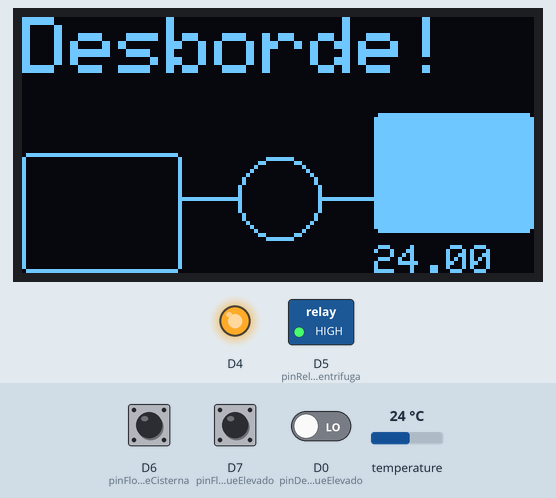
Simulated run of this program. Board: ESP8266 (NodeMCU). Shown: 128×64 one-colour display, switched loads named in the program (green lamp = pin HIGH), output pins drawn as LEDs (lit = HIGH). The test bench sets the inputs (shaded band); at power-on: D7 (pinFlotanteTanqueElevado) HIGH, D0 (pinDesbordeTanqueElevado) LOW, D6 (pinFlotanteTanqueCisterna) HIGH, temperature 24 °C. WiFi joins after 1.5 s; servers stay silent unless stated; no MQTT or app messages arrive unless stated; what the program prints to the serial monitor is not drawn.

Above: at 4.7 s.
4.8 s: D7 (pinFlotanteTanqueElevado) pulled LOW for 0.15 s
At 4.96 s:
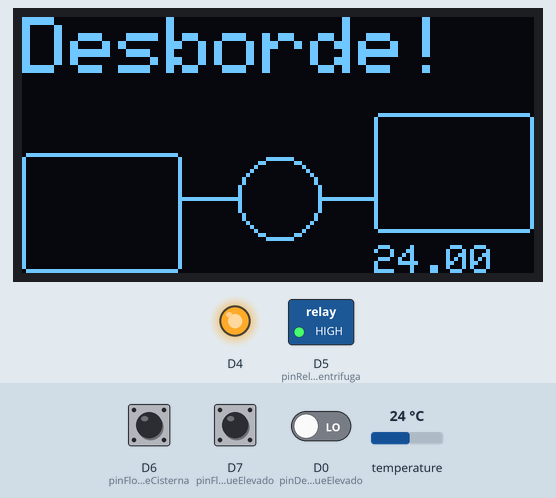
8.7 s: D0 (pinDesbordeTanqueElevado) driven HIGH
At 10.2 s:
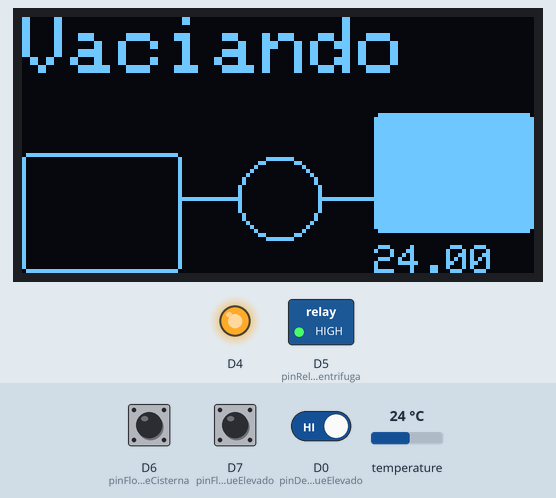
12.5 s: D6 (pinFlotanteTanqueCisterna) pulled LOW for 0.15 s
At 12.65 s:
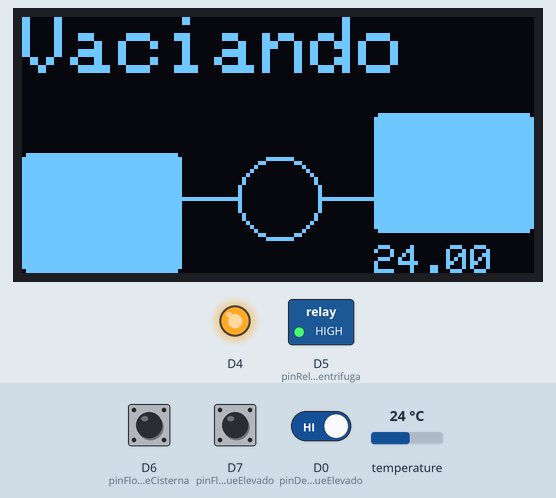
14.2 s: D7 (pinFlotanteTanqueElevado) pulled LOW for 1 s
At 14.6 s:
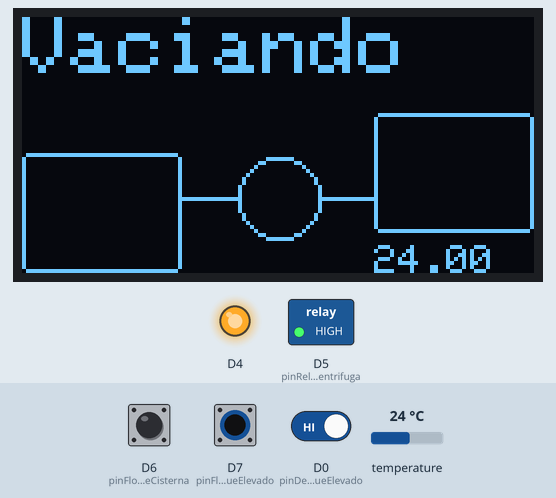
16.7 s: D6 (pinFlotanteTanqueCisterna) pulled LOW for 3.2 s
At 17.5 s:
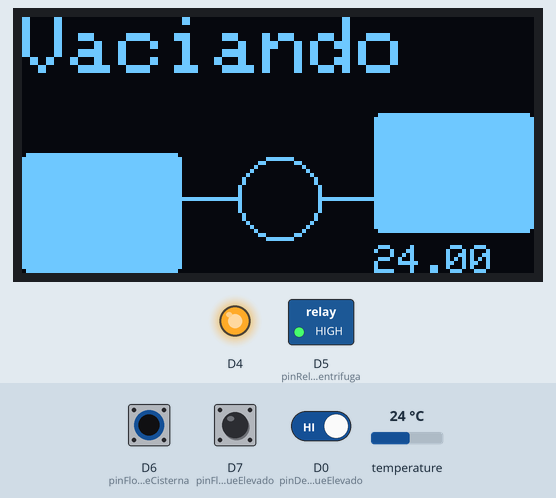
21.4 s: D7 (pinFlotanteTanqueElevado) pulled LOW for 3.2 s
At 22.3 s:
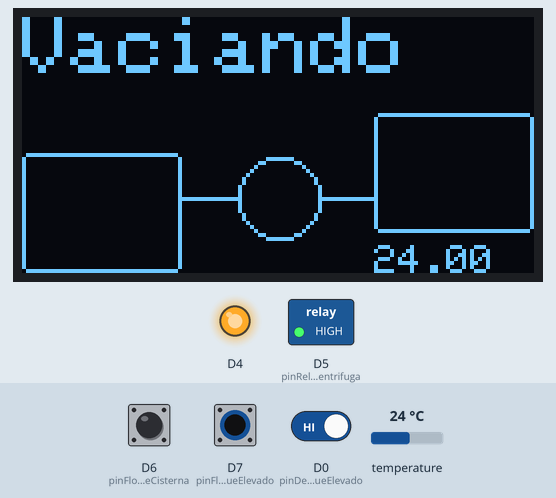
Timing chart, 0 to 26.2 s (numbered marks = the images above; inputs shaded):
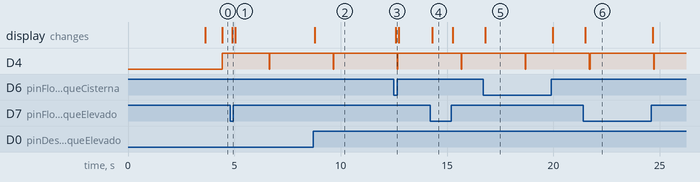

The program:

main.cpp
```cpp
// (licence header left out)
#include <Arduino.h>                // https://github.com/arduino/ArduinoCore-avr
#include <ESP8266WiFi.h>            // https://github.com/esp8266/Arduino
#include <WiFiManager.h>            // https://github.com/tzapu/WiFiManager/tree/development
#include <PubSubClient.h>           // https://github.com/knolleary/pubsubclient
#include <ArduinoJson.h>            // https://github.com/bblanchon/ArduinoJson
#include <OneWire.h>                // https://github.com/PaulStoffregen/OneWire
#include <DallasTemperature.h>      // https://github.com/milesburton/Arduino-Temperature-Control-Library
#include <Bounce2.h>                // https://github.com/thomasfredericks/Bounce2
#include <Adafruit_GFX.h>           // https://github.com/adafruit/Adafruit-GFX-Library
#include <Adafruit_SSD1306.h>       // https://github.com/adafruit/Adafruit_SSD1306
#include <Adafruit_I2CDevice.h>     // https://github.com/adafruit/Adafruit_BusIO/blob/master/Adafruit_I2CDevice.h
#include "mqtt.configuration.h"     // MQTT file configuration.


// ========== Inicio zona de parametrización del WaterTankController =============================

const unsigned int tiempoReporteMQTTBroker = 30000; // Tiempo de reporte al Broker MQTT.
const unsigned int timepoMaximoBombaEncendida = 420000; // Tiempo máximo en que la Bomba Centrífuga estará encendida (7 minutos).
const unsigned int timepoEntreEncendidosBomba = 600000; // Tiempo permitido entre encendidos de la Bomba Centrífuga (10 minutos).

unsigned int ledBlinkONInterval = 50; // Tiempo de ON de Led Blink.
unsigned int ledBlinkOFFInterval = 3000; // Tiempo de OFF de Led Blink.

const int oneWirePin = 10; // Data wire is plugged into pin 10 on the NodemCu.
const int pinFlotanteTanqueCisterna = D6; // Pin control del flotnte del tanque cisterna.
const int pinFlotanteTanqueElevado = D7; // Pin control del flotante del tanque elevado.
const int pinDesbordeTanqueElevado = D0; // Pin control del sensor de desborde del tanque elevado.
const int pinRelayBombaCentrifuga = D5; // Pin control Relay del Contactor.

#define SCREEN_WIDTH 128 // OLED display width, in pixels
#define SCREEN_HEIGHT 64 // OLED display height, in pixels

// ========== Fin zona de parametrización del WaterTankController ================================

// Estados del Sistema
#define LLENANDO  0
#define VACIANDO 1

WiFiManager wm;
WiFiClient espClient;
PubSubClient client(espClient);
Bounce flotanteTanqueElevado = Bounce();
Bounce desbordeTanqueElevado = Bounce();
Bounce flotanteTanqueCisterna = Bounce();
OneWire oneWireBus(oneWirePin);
DallasTemperature ds18b20(&oneWireBus);
Adafruit_SSD1306 display(SCREEN_WIDTH, SCREEN_HEIGHT, &Wire, -1);

const char* mqtt_user = MQTT_USER;
const char* mqtt_password = MQTT_PASSWORD;
const char* mqtt_topic = MQTT_TOPIC;
const char* mqtt_clientId = MQTT_CLIENTID;
IPAddress mqtt_server_ip(MQTT_SERVER_IP);
int mqtt_server_port = MQTT_SERVER_PORT;

bool ledState = HIGH;
bool nivelTanqueElevado, estadoDesbordeTanqueElevado, nivelTanqueCisterna, estadoBombaCentrifuga;
byte estado = VACIANDO;
byte DeviceHeapFragmentation;
float temperature;
unsigned int signalQuality, DeviceFreeHeap, i;
unsigned long currentTime, previousReporteMQTTBroker, previousTiempoBombaEncendida, ultimoEncendidoBomba, previousTime4, previousTime5, DeviceUptime;
String DeviceResetReason;

// Helper functions declarations
void reconnect();
void ReadSensors();
void ReadWiFiSignalLevel();
void callback(char* p_topic, byte* p_payload, unsigned int p_length);
void ledBlink();
void PublishData();
bool readFlotanteTanqueElevado();
bool readDesbordeTanqueElevado();
bool readFlotanteTanqueCisterna();
bool readEstadoBombaCentrifuga();
void setBombaCentrifuga (bool Switch);
void updateDisplay();
void readESPInfo ();

void setup() {
  WiFi.mode(WIFI_STA); // explicitly set mode, esp defaults to STA+AP
  Serial.begin(115200);

  if(!display.begin(SSD1306_SWITCHCAPVCC, 0x3C)) { // Address 0x3C for 128x64
    Serial.println(F("SSD1306 allocation failed"));
    for(;;);
  }
  delay(2000);
  display.clearDisplay();
  display.setTextSize(2);
  display.setTextColor(WHITE);

  ds18b20.begin(); // Inicializo el Sensor DS18B20.
  ds18b20.setResolution(12);

  //reset settings - wipe credentials for testing
  //wm.resetSettings();

  wm.setConfigPortalBlocking(false);

  //automatically connect using saved credentials if they exist
  //If connection fails it starts an access point with the specified name
  if(wm.autoConnect("WaterTankController")){
    Serial.println("Connected to WiFi!");
  }
  else {
    Serial.println("Configportal running");
  }

  client.setServer(mqtt_server_ip, mqtt_server_port);
  client.setCallback(callback);

  pinMode(LED_BUILTIN, OUTPUT); // Uses LED_BUILTIN to find the pin with the internal LED

  flotanteTanqueElevado.attach(pinFlotanteTanqueElevado, INPUT_PULLUP); // Attach the debouncer to a pin with INPUT_PULLUP mode
  flotanteTanqueElevado.interval(50); // // Use a debounce interval of 50 milliseconds
  desbordeTanqueElevado.attach(pinDesbordeTanqueElevado, INPUT_PULLDOWN_16); // Attach the debouncer to a pin with INPUT_PULLUP mode
  desbordeTanqueElevado.interval(50); // // Use a debounce interval of 50 milliseconds
  flotanteTanqueCisterna.attach(pinFlotanteTanqueCisterna, INPUT_PULLUP); // Attach the debouncer to a pin with INPUT_PULLUP mode
  flotanteTanqueCisterna.interval(50); // // Use a debounce interval of 50 milliseconds
  pinMode(pinRelayBombaCentrifuga, OUTPUT); // Rele Contactor Bomba Centrifuga
  digitalWrite(pinRelayBombaCentrifuga, HIGH); // Inicializamos el Rele de la Bomba Centrifuga como APAGADA.

  temperature = 0;
  signalQuality = 0;
  previousReporteMQTTBroker = millis();
  previousTiempoBombaEncendida = millis();
  ultimoEncendidoBomba = millis();
  previousTime4 = millis();
  previousTime5 = millis();
  i = 500;
}

void loop() {
  wm.process();

  if (!client.connected() && (WiFi.status() == WL_CONNECTED) && (i >= 500))
  {
    reconnect();
    i = 0;
  }
  i++;

  client.loop();

  // Leemos los estados de los Tanques.
  nivelTanqueElevado = readFlotanteTanqueElevado();
  estadoDesbordeTanqueElevado = readDesbordeTanqueElevado();
  nivelTanqueCisterna = readFlotanteTanqueCisterna();
  estadoBombaCentrifuga = readEstadoBombaCentrifuga();
  // Actualizamos el Display.
  updateDisplay();

  currentTime = timepoEntreEncendidosBomba + millis();

  if ((nivelTanqueElevado == 0) && (estadoDesbordeTanqueElevado == 1) && (nivelTanqueCisterna == 0) && (currentTime - previousTiempoBombaEncendida <= timepoMaximoBombaEncendida) && (currentTime - ultimoEncendidoBomba >= timepoEntreEncendidosBomba)) // Situación de encendido de Bomba Centrífuga.
    {
      if (estado == VACIANDO)
      {
        setBombaCentrifuga (true); // Encedemos la Bomba Centrifuga.
        estado = LLENANDO;
      }
    } else
    {
      previousTiempoBombaEncendida = currentTime;
      if (estado == LLENANDO)
      {
        setBombaCentrifuga (false); // Apagamos la Bomba Centrifuga.
        ultimoEncendidoBomba = currentTime;
        estado = VACIANDO;
      }
    }

  if (currentTime - previousReporteMQTTBroker >= tiempoReporteMQTTBroker) // Timer1 para el reporte de "KEEP-ALIVE" al Broker.
  {
    ReadSensors();
    ReadWiFiSignalLevel();
    readESPInfo();
    PublishData();
    previousReporteMQTTBroker = currentTime;
  }
  ledBlink();

}

bool readFlotanteTanqueElevado()
{
  flotanteTanqueElevado.update();
  bool temp = flotanteTanqueElevado.read();
  return temp;
}

bool readDesbordeTanqueElevado()
{
  desbordeTanqueElevado.update();
  bool temp = desbordeTanqueElevado.read();
  return temp;
}

bool readFlotanteTanqueCisterna()
{
  flotanteTanqueCisterna.update();
  bool temp = flotanteTanqueCisterna.read();
  return temp;
}

bool readEstadoBombaCentrifuga()
{
  bool temp;
  temp = digitalRead(pinRelayBombaCentrifuga);
  return temp;
}

void setBombaCentrifuga (bool Switch) // Función de encendido y apagado de la Bomba Centrífuga.
{
  if (Switch == true)
  {
    digitalWrite(pinRelayBombaCentrifuga, LOW); // Encedemos la Bomba Centrifuga.
  }
  else
  {
    digitalWrite(pinRelayBombaCentrifuga, HIGH); // Apagamos la Bomba Centrifuga.
  }
}

//Function to connect to MQTT Broker.
void reconnect()
{
  // Loop until we're reconnected
  if (!client.connected()) {
    Serial.print("Attempting MQTT connection...");
    // Attempt to connect
    if (client.connect(mqtt_clientId, mqtt_user, mqtt_password)) {
      Serial.println("Connected to MQTT Broker!");
    } else {
      Serial.print("Failed to connect to MQTT Broker, rc=");
      Serial.println(client.state());
    }
  }
}

// Función para la lectura de los sensores de NodeMCU.
void ReadSensors()
{
  ds18b20.requestTemperatures(); // Send the command to get temperatures
  temperature = ds18b20.getTempCByIndex(0);
}

void updateDisplay()
{
  display.clearDisplay();

 // Parseo el estado del Desborde del Tanque Elevado.
  if (estadoDesbordeTanqueElevado == LOW)
  {
    display.setCursor(0, 0);
    display.setTextSize(2);
    display.println("Desborde!");
  } else if (estado == 0) // Parseo el estado del sistema
  {
    display.setCursor(0, 0);
    display.setTextSize(2);
    display.println("Llenando");
  } else if (estado == 1)
  {
    display.setCursor(0, 0);
    display.setTextSize(2);
    display.println("Vaciando");
  } else
  {
    display.setCursor(0, 0);
    display.setTextSize(2);
    display.println("Error!");
  }

  // Parseo el estado del Tanque Cisterna.
  if (nivelTanqueCisterna == HIGH)
  {
    display.drawRoundRect(0, 34, 40, 30, 2, WHITE);
  }
  else
  {
    display.fillRoundRect(0, 34, 40, 30, 2, WHITE);
  }

  // Parseo el estado de la Bomba Centrifuga.
  if (estadoBombaCentrifuga == HIGH)
  {
    display.drawCircle(64, 45, 10, WHITE);
  } else
  {
    display.fillCircle(64, 45, 10, WHITE);
  }

  // Parseo el estado del Tanque Elevado.
  if (nivelTanqueElevado == HIGH)
  {
    display.fillRoundRect(88, 24, 40, 30, 2, WHITE);
  } else
  {
    display.drawRoundRect(88, 24, 40, 30, 2, WHITE);
  }

  display.drawLine(40, 45, 54, 45, WHITE);
  display.drawLine(74, 45, 88, 45, WHITE);
  // Escribimos la temperatura
  display.setCursor(88, 57);
  display.setTextSize(1);
  display.println(temperature);
  display.display();
}

// Función para la lectura de la intensidad de Señal de NodeMCU.
void ReadWiFiSignalLevel()
{
  //Lectura de la intensidad de señal WiFi
   long rssi = WiFi.RSSI();
   // dBm to Signal Quality [%]:
    if(rssi <= -100)
        signalQuality = 0;
    else if(rssi >= -50)
        signalQuality = 100;
    else
        signalQuality = 2 * (rssi + 100);
}

void readESPInfo ()
{
  DeviceUptime = millis(); // Device Uptime
  DeviceResetReason = ESP.getResetReason(); // Returns a String containing the last reset reason in human readable format.
  DeviceFreeHeap = ESP.getFreeHeap(); // Returns the free heap size.
  DeviceHeapFragmentation = ESP.getHeapFragmentation(); // Returns the fragmentation metric (0% is clean, more than ~50% is not harmless)
}

// function called when a MQTT message arrived
void callback(char* p_topic, byte* p_payload, unsigned int p_length)
{
  // Esta funcion se ejecuta cuando recibimos un mensaje MQTT.
}

//  function called to blink the blue LED without delay.
void ledBlink() {
  if (ledState == LOW) {
    if (currentTime - previousTime4 >= ledBlinkONInterval)
    {
      previousTime4 = currentTime;
      ledState = HIGH;  // Note that this switches the LED *off*
      digitalWrite(LED_BUILTIN, ledState);
    }
  } else {
    if (currentTime - previousTime5 >= ledBlinkOFFInterval)
    {
      previousTime5 = currentTime;
      ledState = LOW;  // Note that this switches the LED *on*
      digitalWrite(LED_BUILTIN, ledState);
    }
  }
}

// function called to publish data to the Broker.
void PublishData()
{
  // create a JSON object
  StaticJsonDocument<256> doc;

  // Parseo el estado.
  if (estado == 0)
  {
    doc["estado"] = "Llenando";
  }else if (estado == 1)
  {
    doc["estado"] = "Vaciando";
  }else
  {
    doc["estado"] = "Error";
  }

  // Parseo el estado del Tanque Elevado.
  if (nivelTanqueElevado == HIGH)
  {
    doc["TE"] = "Lleno";
  }else
  {
    doc["TE"] = "Vacio";
  }

  // Parseo el estado del Desborde del Tanque Elevado.
  if (estadoDesbordeTanqueElevado == LOW)
  {
    doc["D"] = "true";
  }else
  {
    doc["D"] = "false";
  }

  // Parseo el estado del Tanque Cisterna.
  if (nivelTanqueCisterna == HIGH)
  {
    doc["TC"] = "Vacio";
  }else
  {
    doc["TC"] = "Lleno";
  }

  // Parseo el estado de la Bomba Centrifuga.
  if (estadoBombaCentrifuga == HIGH)
  {
    doc["BC"] = "off";
  }else
  {
    doc["BC"] = "on";
  }

  // DS18B20
  doc["T"] = (String)temperature;
  //NodemCu
  doc["SQ"] = (String)signalQuality;
  doc["UP"] = DeviceUptime;
  doc["RST"] = DeviceResetReason;
  doc["FH"] = DeviceFreeHeap;
  doc["HF"] = DeviceHeapFragmentation;

  char buffer[256];
  serializeJson(doc, buffer);
  Serial.println(buffer);
  client.publish(MQTT_TOPIC, buffer, true);
  yield();
}
```

mqtt.configuration.example.h
```cpp
// (licence header left out)
// Replace with your credentials

#define MQTT_USER "mqttuser"
#define MQTT_PASSWORD "mqttpassword"
#define MQTT_CLIENTID "WaterTankController"
#define MQTT_SERVER_IP 192, 168, 1, 10
#define MQTT_SERVER_PORT 1883
#define MQTT_TOPIC  "WaterTankController/State"
```

Measured:
- after the input at 4.8 s, the display: changes after 0.09 s (image 1)
- after the input at 8.7 s, the display: changes after 0.09 s (image 2)
- after the input at 12.5 s, the display: changes after 0.08 s (image 3)
- after the input at 14.2 s, the display: changes after 0.09 s (image 4)
- after the input at 16.7 s, the display: changes after 0.09 s (image 5)
- after the input at 21.4 s, the display: changes after 0.09 s (image 6)
- by itself, D4: alternates HIGH for 3.0 s and LOW for 0.03 s
